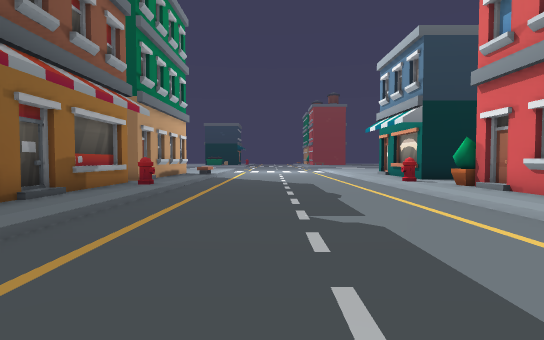
[1] (above)

18 first-person views from a walk through a level from a Godot 3-D game. The camera is 1.3 m above the floor, tilts 2° down and sees 85° across. The floor is counted in squares, 1.41 m on a side. Each view is taken from the middle of a square. On the plan, view 1 faces up. The plan holds only what a view shows up to about 11 squares ahead; the rest is blank. The place goes on beyond the plan. Flat picture figures and markers are left out. Characters and animated objects are not drawn.

[2]
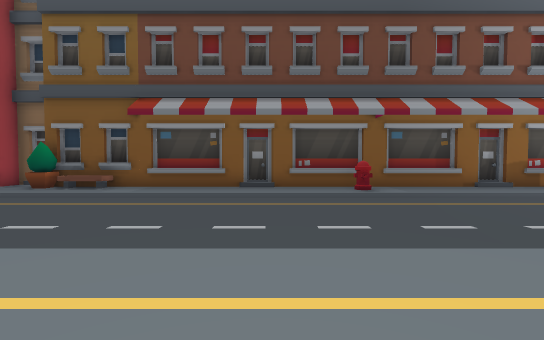

[3]
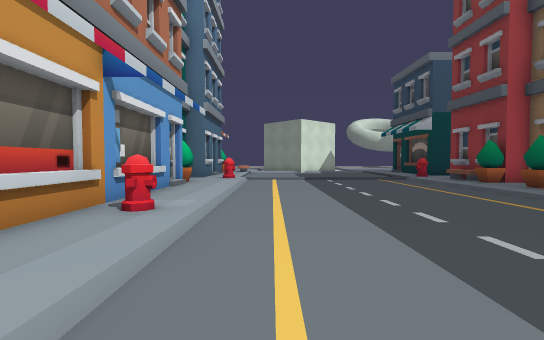

[4]
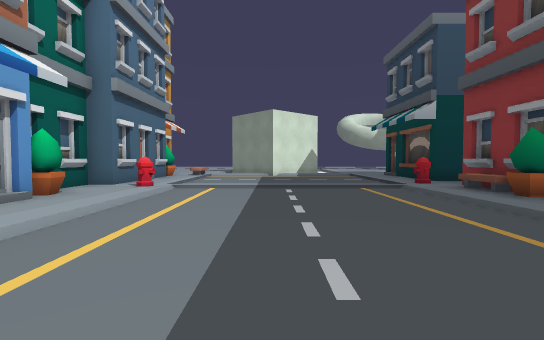

[5]
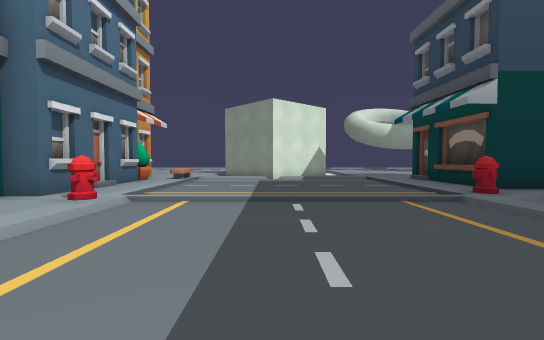

[6]
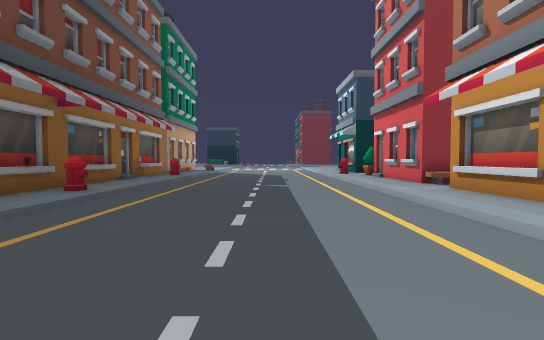

[7]
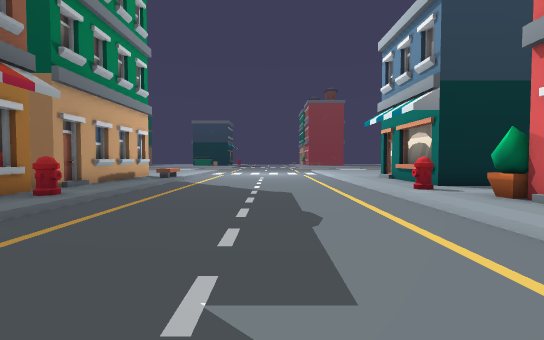

[8]
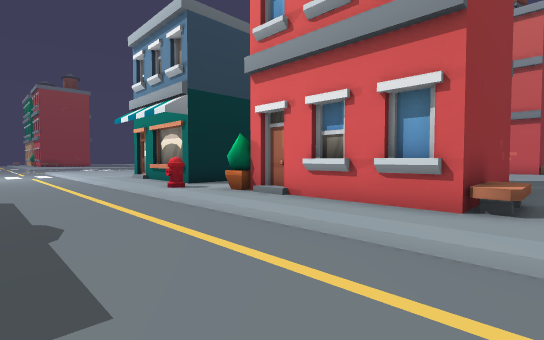

[9]
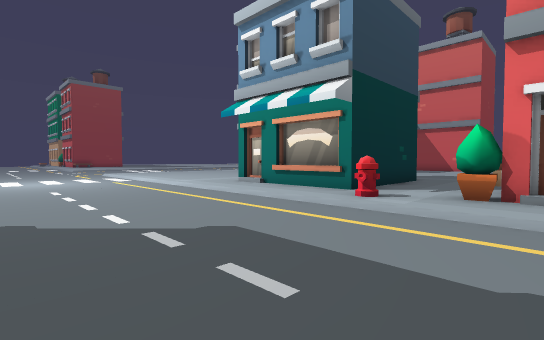

[10]
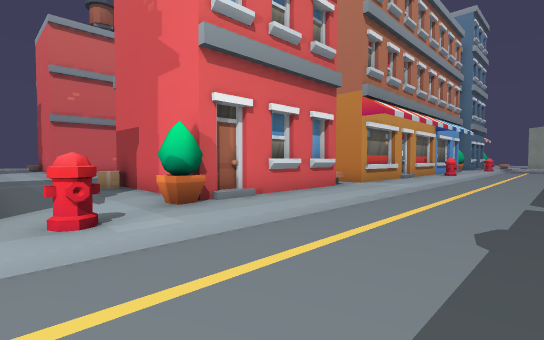

[11]
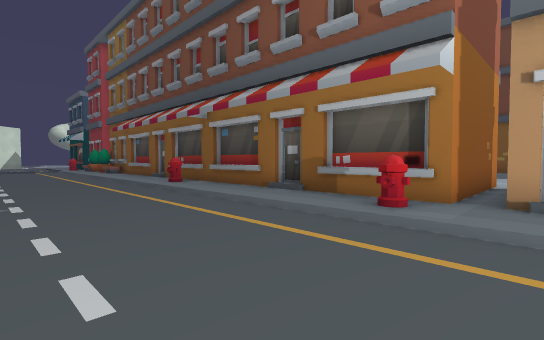

[12]
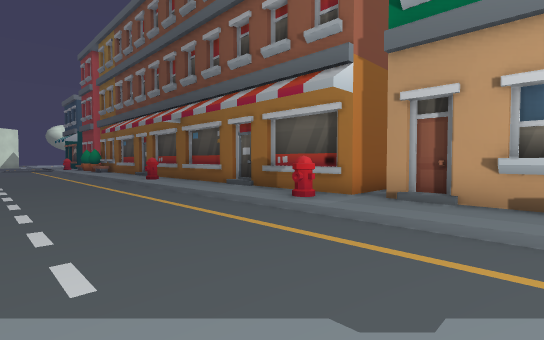

[13]
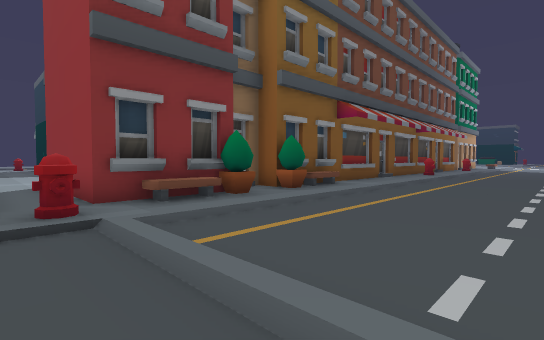

[14]
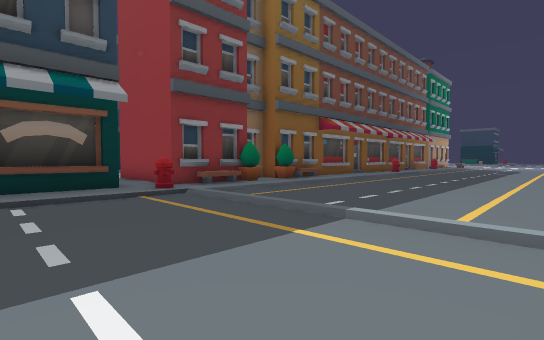

[15]
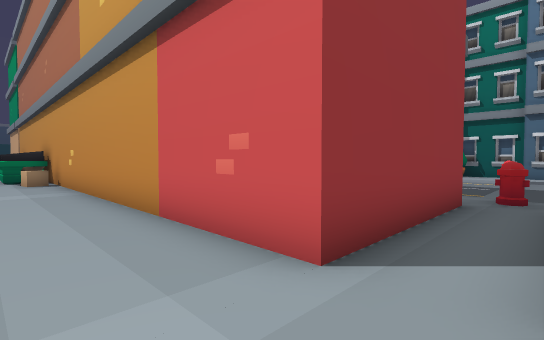

[16]
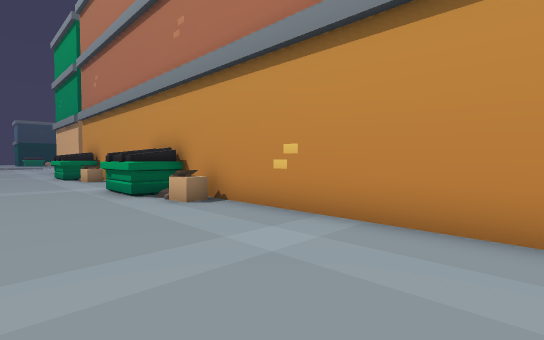

[17]
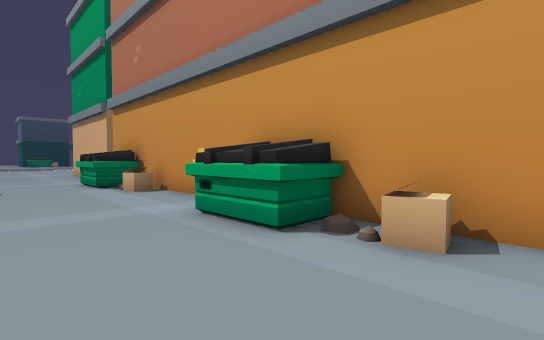

[18]
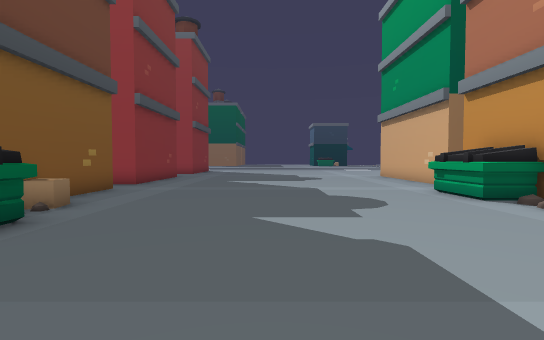

### Floor plan
Key: @ floor where view 1 was taken; . main floor; : floor 0.25 m higher than the main floor; / step, stairs or slope; B building.
Columns run from 21 left of view 1 to 10 right of it. Each row starts with its distance up from view 1.
 14                 B /....../ B
 13                 B /....../ B
 12   ::::::::        /....../  BBBB
 11   ::::::::        /....../B
 10 B :::::::: B   BBB/....../
  9 B ::::::::BB    B /....../ BBBBB
  8 B ::::::::BB    B /....../
  7 BB:::::::::B    B /....../ B
  6 B:::::::::BB    B /....../ B
  5  B:::::::: B    B /....../ B
  4   :::::::: B    B /....../  BBBB
  3    ::::::: B    B /....../
  2     :::::: B    BB/....../ BB
  1      : :::BB    B /....../ B
  0        :::BB    B /..@.../ B
 -1        ::::B    B /....../:B
 -2        :::BB    B /....../ B
 -3        ::: B    B /....../ B
 -4        ::: B    B /....../ B
 -5        ::: B    B /....../BB
 -6        ::: B    B /....../ B
 -7         :: B    B /....../ B
 -8        : : B    B /....../ B
 -9          : B   B  /....../ B
-10          : B   BB /....../ B
-11          : B    B /....../ BB
-12          ::B    B /....../  B
-13          ::BBBBBB /....../B B
-14                  B//////// BB
-15          :  BBBB  ........ B
-16                 B ........
-17                 B ........ B
-18                 B ........ B

Positions as (right, up) in squares from view 1, and headings:
1: (0, 0), facing up
2: (5, -1), facing left
3: (3, 0), facing down
4: (1, -4), facing down
5: (1, -7), facing down
6: (1, -6), facing up
7: (1, 3), facing up
8: (1, 3), facing up-right
9: (-1, 8), facing up-right
10: (1, 12), facing down-right
11: (1, 12), facing down-left
12: (1, 14), facing down-left
13: (1, -15), facing up-left
14: (4, -18), facing up-left
15: (-12, -15), facing up-right
16: (-14, -8), facing up-right
17: (-14, -3), facing up-right
18: (-16, 1), facing up
